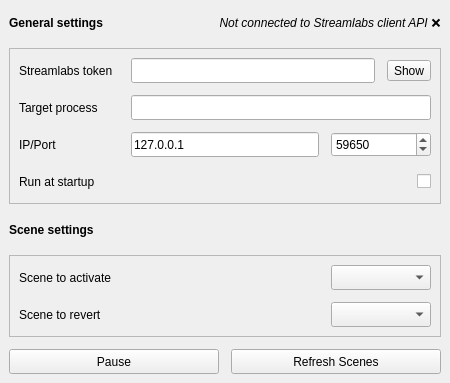
<?xml version="1.0" encoding="UTF-8"?>
<ui version="4.0">
 <class>AutoSceneSwitcher</class>
 <widget class="QMainWindow" name="AutoSceneSwitcher">
  <property name="geometry">
   <rect>
    <x>0</x>
    <y>0</y>
    <width>450</width>
    <height>383</height>
   </rect>
  </property>
  <property name="sizePolicy">
   <sizepolicy hsizetype="Minimum" vsizetype="Preferred">
    <horstretch>0</horstretch>
    <verstretch>0</verstretch>
   </sizepolicy>
  </property>
  <property name="minimumSize">
   <size>
    <width>450</width>
    <height>0</height>
   </size>
  </property>
  <property name="windowTitle">
   <string>Auto Scene Switcher</string>
  </property>
  <widget class="QWidget" name="centralwidget">
   <layout class="QGridLayout" name="gridLayout">
    <property name="spacing">
     <number>12</number>
    </property>
    <item row="0" column="0">
     <widget class="QLabel" name="label_5">
      <property name="minimumSize">
       <size>
        <width>0</width>
        <height>25</height>
       </size>
      </property>
      <property name="font">
       <font>
        <bold>true</bold>
       </font>
      </property>
      <property name="text">
       <string>General settings</string>
      </property>
     </widget>
    </item>
    <item row="0" column="1">
     <widget class="QLabel" name="connectionStatusLabel">
      <property name="minimumSize">
       <size>
        <width>0</width>
        <height>25</height>
       </size>
      </property>
      <property name="font">
       <font>
        <italic>true</italic>
        <bold>false</bold>
       </font>
      </property>
      <property name="text">
       <string>Not connected to Streamlabs client API ❌</string>
      </property>
      <property name="alignment">
       <set>Qt::AlignmentFlag::AlignCenter</set>
      </property>
     </widget>
    </item>
    <item row="1" column="0" colspan="2">
     <widget class="QFrame" name="tokenFrame">
      <property name="autoFillBackground">
       <bool>false</bool>
      </property>
      <property name="frameShape">
       <enum>QFrame::Shape::StyledPanel</enum>
      </property>
      <property name="frameShadow">
       <enum>QFrame::Shadow::Sunken</enum>
      </property>
      <layout class="QGridLayout" name="gridLayout_2">
       <property name="spacing">
        <number>12</number>
       </property>
       <item row="1" column="0">
        <widget class="QLabel" name="label_4">
         <property name="sizePolicy">
          <sizepolicy hsizetype="Fixed" vsizetype="Preferred">
           <horstretch>0</horstretch>
           <verstretch>0</verstretch>
          </sizepolicy>
         </property>
         <property name="minimumSize">
          <size>
           <width>100</width>
           <height>25</height>
          </size>
         </property>
         <property name="text">
          <string>Target process</string>
         </property>
        </widget>
       </item>
       <item row="1" column="1" colspan="2">
        <widget class="QLineEdit" name="processLineEdit">
         <property name="sizePolicy">
          <sizepolicy hsizetype="Preferred" vsizetype="Fixed">
           <horstretch>0</horstretch>
           <verstretch>0</verstretch>
          </sizepolicy>
         </property>
         <property name="minimumSize">
          <size>
           <width>0</width>
           <height>25</height>
          </size>
         </property>
        </widget>
       </item>
       <item row="0" column="1">
        <widget class="QLineEdit" name="tokenLineEdit">
         <property name="sizePolicy">
          <sizepolicy hsizetype="Preferred" vsizetype="Fixed">
           <horstretch>0</horstretch>
           <verstretch>0</verstretch>
          </sizepolicy>
         </property>
         <property name="minimumSize">
          <size>
           <width>0</width>
           <height>25</height>
          </size>
         </property>
        </widget>
       </item>
       <item row="0" column="0">
        <widget class="QLabel" name="streamlabsTokenLabel">
         <property name="sizePolicy">
          <sizepolicy hsizetype="Fixed" vsizetype="Preferred">
           <horstretch>0</horstretch>
           <verstretch>0</verstretch>
          </sizepolicy>
         </property>
         <property name="minimumSize">
          <size>
           <width>100</width>
           <height>25</height>
          </size>
         </property>
         <property name="text">
          <string>Streamlabs token</string>
         </property>
        </widget>
       </item>
       <item row="0" column="2">
        <widget class="QToolButton" name="toggleTokenButton">
         <property name="text">
          <string>Show</string>
         </property>
         <property name="checkable">
          <bool>false</bool>
         </property>
        </widget>
       </item>
       <item row="2" column="1" colspan="2">
        <layout class="QGridLayout" name="gridLayout_4">
         <property name="spacing">
          <number>12</number>
         </property>
         <item row="0" column="0">
          <widget class="QLineEdit" name="IPLineEdit">
           <property name="minimumSize">
            <size>
             <width>0</width>
             <height>25</height>
            </size>
           </property>
           <property name="text">
            <string notr="true">127.0.0.1</string>
           </property>
          </widget>
         </item>
         <item row="0" column="1">
          <widget class="QSpinBox" name="portSpinBox">
           <property name="minimumSize">
            <size>
             <width>100</width>
             <height>25</height>
            </size>
           </property>
           <property name="maximum">
            <number>65535</number>
           </property>
           <property name="value">
            <number>59650</number>
           </property>
          </widget>
         </item>
        </layout>
       </item>
       <item row="2" column="0">
        <widget class="QLabel" name="label_7">
         <property name="sizePolicy">
          <sizepolicy hsizetype="Fixed" vsizetype="Preferred">
           <horstretch>0</horstretch>
           <verstretch>0</verstretch>
          </sizepolicy>
         </property>
         <property name="minimumSize">
          <size>
           <width>100</width>
           <height>25</height>
          </size>
         </property>
         <property name="text">
          <string>IP/Port</string>
         </property>
        </widget>
       </item>
       <item row="3" column="0">
        <widget class="QLabel" name="label_6">
         <property name="minimumSize">
          <size>
           <width>0</width>
           <height>25</height>
          </size>
         </property>
         <property name="text">
          <string>Run at startup</string>
         </property>
        </widget>
       </item>
       <item row="3" column="2">
        <widget class="QCheckBox" name="startupCheckBox">
         <property name="minimumSize">
          <size>
           <width>0</width>
           <height>25</height>
          </size>
         </property>
         <property name="layoutDirection">
          <enum>Qt::LayoutDirection::RightToLeft</enum>
         </property>
         <property name="text">
          <string/>
         </property>
        </widget>
       </item>
      </layout>
     </widget>
    </item>
    <item row="4" column="0" colspan="2">
     <layout class="QGridLayout" name="gridLayout_5">
      <property name="spacing">
       <number>12</number>
      </property>
      <item row="0" column="0">
       <widget class="QPushButton" name="pauseButton">
        <property name="minimumSize">
         <size>
          <width>0</width>
          <height>25</height>
         </size>
        </property>
        <property name="text">
         <string>Pause</string>
        </property>
       </widget>
      </item>
      <item row="0" column="1">
       <widget class="QPushButton" name="refreshScenesButton">
        <property name="minimumSize">
         <size>
          <width>0</width>
          <height>25</height>
         </size>
        </property>
        <property name="text">
         <string>Refresh Scenes</string>
        </property>
       </widget>
      </item>
     </layout>
    </item>
    <item row="2" column="0">
     <widget class="QLabel" name="sceneSettingsLabel">
      <property name="minimumSize">
       <size>
        <width>0</width>
        <height>25</height>
       </size>
      </property>
      <property name="font">
       <font>
        <bold>true</bold>
       </font>
      </property>
      <property name="text">
       <string>Scene settings</string>
      </property>
     </widget>
    </item>
    <item row="3" column="0" colspan="2">
     <widget class="QFrame" name="sceneFrame">
      <property name="frameShape">
       <enum>QFrame::Shape::StyledPanel</enum>
      </property>
      <property name="frameShadow">
       <enum>QFrame::Shadow::Sunken</enum>
      </property>
      <property name="lineWidth">
       <number>1</number>
      </property>
      <layout class="QGridLayout" name="gridLayout_3">
       <property name="spacing">
        <number>12</number>
       </property>
       <item row="0" column="2">
        <widget class="QComboBox" name="gameComboBox">
         <property name="sizePolicy">
          <sizepolicy hsizetype="Minimum" vsizetype="Fixed">
           <horstretch>0</horstretch>
           <verstretch>0</verstretch>
          </sizepolicy>
         </property>
         <property name="minimumSize">
          <size>
           <width>100</width>
           <height>25</height>
          </size>
         </property>
         <property name="sizeAdjustPolicy">
          <enum>QComboBox::SizeAdjustPolicy::AdjustToContents</enum>
         </property>
        </widget>
       </item>
       <item row="0" column="0">
        <widget class="QLabel" name="label_2">
         <property name="sizePolicy">
          <sizepolicy hsizetype="Fixed" vsizetype="Preferred">
           <horstretch>0</horstretch>
           <verstretch>0</verstretch>
          </sizepolicy>
         </property>
         <property name="minimumSize">
          <size>
           <width>100</width>
           <height>25</height>
          </size>
         </property>
         <property name="text">
          <string>Scene to activate</string>
         </property>
        </widget>
       </item>
       <item row="0" column="1">
        <spacer name="horizontalSpacer">
         <property name="orientation">
          <enum>Qt::Orientation::Horizontal</enum>
         </property>
         <property name="sizeHint" stdset="0">
          <size>
           <width>40</width>
           <height>20</height>
          </size>
         </property>
        </spacer>
       </item>
       <item row="1" column="0">
        <widget class="QLabel" name="label_3">
         <property name="sizePolicy">
          <sizepolicy hsizetype="Fixed" vsizetype="Preferred">
           <horstretch>0</horstretch>
           <verstretch>0</verstretch>
          </sizepolicy>
         </property>
         <property name="minimumSize">
          <size>
           <width>100</width>
           <height>25</height>
          </size>
         </property>
         <property name="text">
          <string>Scene to revert</string>
         </property>
        </widget>
       </item>
       <item row="1" column="2">
        <widget class="QComboBox" name="clientComboBox">
         <property name="sizePolicy">
          <sizepolicy hsizetype="Minimum" vsizetype="Fixed">
           <horstretch>0</horstretch>
           <verstretch>0</verstretch>
          </sizepolicy>
         </property>
         <property name="minimumSize">
          <size>
           <width>100</width>
           <height>25</height>
          </size>
         </property>
         <property name="sizeAdjustPolicy">
          <enum>QComboBox::SizeAdjustPolicy::AdjustToContents</enum>
         </property>
        </widget>
       </item>
       <item row="1" column="1">
        <spacer name="horizontalSpacer_2">
         <property name="orientation">
          <enum>Qt::Orientation::Horizontal</enum>
         </property>
         <property name="sizeHint" stdset="0">
          <size>
           <width>40</width>
           <height>20</height>
          </size>
         </property>
        </spacer>
       </item>
      </layout>
     </widget>
    </item>
   </layout>
  </widget>
 </widget>
 <tabstops>
  <tabstop>tokenLineEdit</tabstop>
  <tabstop>processLineEdit</tabstop>
  <tabstop>IPLineEdit</tabstop>
  <tabstop>portSpinBox</tabstop>
  <tabstop>startupCheckBox</tabstop>
  <tabstop>toggleTokenButton</tabstop>
  <tabstop>gameComboBox</tabstop>
  <tabstop>clientComboBox</tabstop>
  <tabstop>pauseButton</tabstop>
  <tabstop>refreshScenesButton</tabstop>
 </tabstops>
 <resources/>
 <connections/>
</ui>
